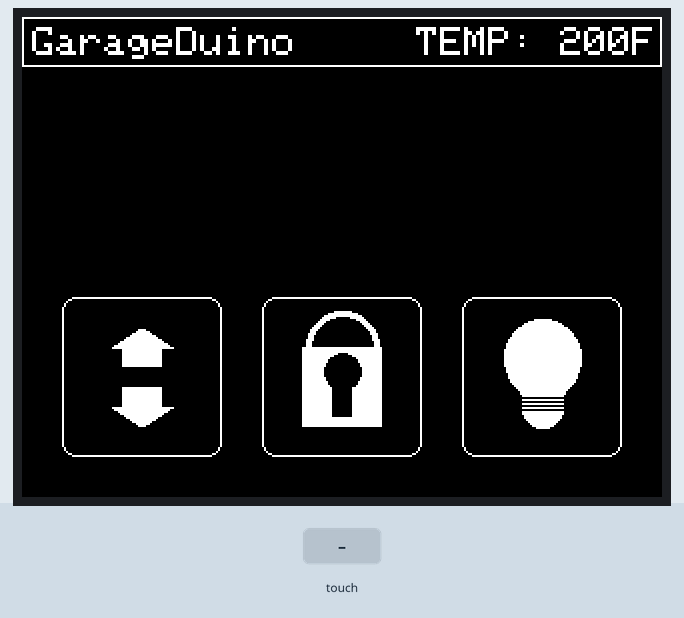
This sketch was run on a simulated Arduino Uno, built with avr-gcc and run on an emulated ATmega328P. Parts: 320×240 colour display. The inputs (shaded band) are chosen by the test bench. What the sketch prints to the serial monitor is not drawn.

Above: at 1.5 s.
1.6 s: touch panel pressed at 62 % / 10 % of its raw x / y range
At 2.0 s:
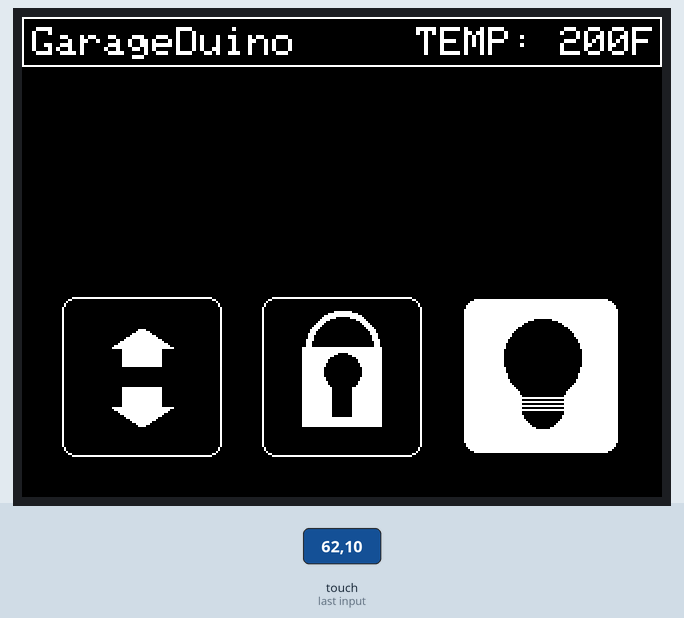
3.6 s: touch panel pressed at 62 % / 50 % of its raw x / y range
At 4.0 s:
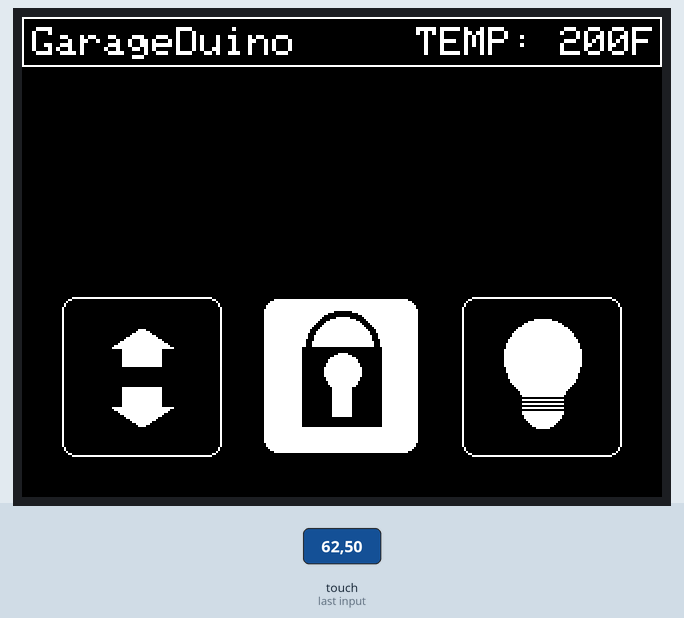
5.6 s: touch panel pressed at 62 % / 90 % of its raw x / y range
At 6.0 s:
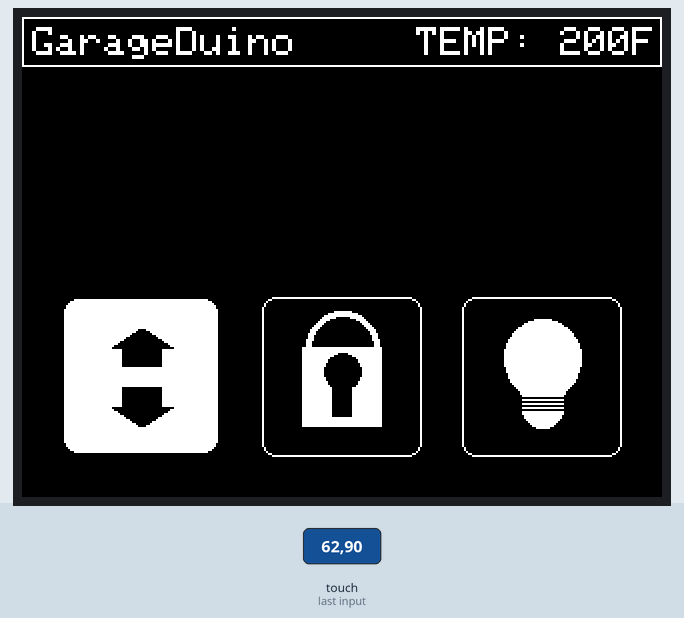
Timing chart, 0 to 6.4 s (numbered marks = the images above; inputs shaded):
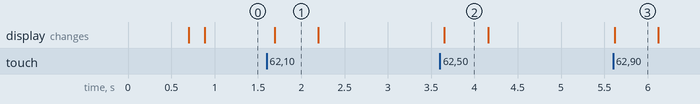

Measured:
- after the input at 1.6 s, the display: changes after 0.09 s (image 1)
- after the input at 3.6 s, the display: changes after 0.05 s (image 2)
- after the input at 5.6 s, the display: changes at once (image 3)
- what the display in image 1 shows lasts 0.5 s, from 1.7 s to 2.2 s

The sketch:

ArduinoGarageConsole.ino
```cpp
/*
Arduino Garage Console v1.0
Original Author: Ryan Bibbey (mail@ryanbibbey.com)

This is where the Arduino program's setup and main loop live
*/


#define DEBUG true
#define LOG_LEVEL 3          //1 = ERROR, 2 = DEBUG, 3 = INFO
#define RELAY_ENABLED false
#define TEMP_ENABLED false
#define USE_FAHRENHEIT true
#define LCD_ENABLED true
//#define LCD_TIMEOUT 30000
#define TOUCH_ENABLED true

#define TEMP_PIN A4
#define RELAY_PIN A5

#define STMPE_CS 8
#define TFT_DC 9
#define TFT_CS 10

const long LCD_TIMEOUT = 30000;

int loopCount = 0;
int lastTemp = 0;
long lastTouch = 0;
int lastButton = 0;			//0 = None; 1 = Left; 2 = Middle; 3 = Right;
long buttonPressed = 0;
long buttonHoldTime = 500;

void setup()
{
	if (DEBUG)
		initSerialLogger();

	logInfo("Initializing...");

	if (RELAY_ENABLED)
		pinMode(RELAY_PIN, OUTPUT);

	if (LCD_ENABLED)
	{
		pinMode(0, OUTPUT);
		initScreen();
	}

	if (TOUCH_ENABLED)
	{
		initTouch();
	}
}

void loop()
{
	logInfo("Executing main loop...");
	int currentTemp = 0;

	if (TEMP_ENABLED)
	{
		if (USE_FAHRENHEIT)
			currentTemp = GetTemperatureF();
		else
			currentTemp = GetTemperatureC();

		char message[50] = "Current temperature reading: ";
		char value[10];

		itoa(currentTemp, value, 10);
		strcat(message, value);

		logInfo(message);
		updateTemperature(currentTemp);
	}

	if (RELAY_ENABLED && loopCount % 10 == 0)
	{
		trigger(500);
		loopCount = 0;
	}

	if (LCD_ENABLED)
	{
		if (DEBUG)
		{
			if (lastTemp == 0) { lastTemp = 67; }

			currentTemp = lastTemp;

			if (currentTemp < 102)
				currentTemp++;
			else
				currentTemp = 200;
		}

		if (currentTemp != lastTemp && abs(currentTemp-lastTemp) < 99)		//Only display changes if difference between temp reads is less than a 5 degree swing
		{
			lastTemp = currentTemp;

			char message[50] = "Updating LCD temperature reading: ";
			char value[10];

			itoa(currentTemp, value, 10);
			strcat(message, value);

			logInfo(message);
			updateTemperature(currentTemp);
		}
	}

	if (TOUCH_ENABLED)
	{
		getPoint();

		int x = mapX();
		int y = mapY();
		char zReading[20];
		char zMessage[100];

		itoa(getZ(), zReading, 10);
		strcpy(zMessage, "Last Z Reading = ");
		strcat(zMessage, zReading);
		logInfo(zMessage);

		if (pressDetected() == true && lastButton == 0)
		{
			logInfo("Screen press detected...");
			lastTouch = millis();

			if (x >= 120 && x <= 200)
			{
				//touch received in range of buttons

				// if y between 20-100, then right button
				// if y between 120-200 the middle button
				// if y between 220-300 then left button
				if (y > 20 && y < 100)
				{
					buttonPressed = millis();
					lastButton = 3;
					drawRightButton(true);
					logInfo("Right button pressed...");
				}

				if (y > 120 && y < 200)
				{
					buttonPressed = millis();
					lastButton = 2;
					drawMiddleButton(true);
					logInfo("Middle button pressed...");
				}

				if (y > 220 && y < 300)
				{
					buttonPressed = millis();
					lastButton = 1;
					drawLeftButton(true);
					logInfo("Left button pressed...");
				}
			}
		}
		else
		{
			if (buttonPressed > 0 && millis() > buttonPressed + buttonHoldTime)
			{
				buttonPressed = 0;

				if (lastButton == 1) drawLeftButton(false);
				if (lastButton == 2) drawMiddleButton(false);
				if (lastButton == 3) drawRightButton(false);
				//drawButtons(false);

				lastButton = 0;
			}
		}

		char touchString[50];
		char value[20];
		strcpy(touchString, "Last Touch = ");
		ltoa(lastTouch, value, 10);
		strcat(touchString, value);
		logInfo(touchString);

		//if (lastTouch > 0 && millis() > LCD_TIMEOUT)
		//{
		//	logInfo("Requesting standby...");
		//	setStandby(true);
		//}
		//else
		//	setStandby(false);
	}

	loopCount++;
	//delay(100);
}
```

RelayControl.ino
```cpp
/*
Arduino Garage Console v1.0
Original Author: Ryan Bibbey (mail@ryanbibbey.com)

Relay Control Functions
*/


void trigger(int period)
{
	if (RELAY_ENABLED)
	{
		logInfo("Relay trigger requested...");
		digitalWrite(RELAY_PIN, HIGH);
		delay(period);
		digitalWrite(RELAY_PIN, LOW);

		logInfo("Relay triggered...");
	}
}
```

SerialLogger.ino
```cpp
/*
Arduino Garage Console v1.0
Original Author: Ryan Bibbey (mail@ryanbibbey.com)

Serial Logger Helper Functions
*/

#include "MemoryFree\MemoryFree.h"

void initSerialLogger()
{
	Serial.begin(115200);
}

void logError(String message)
{
	if (DEBUG && LOG_LEVEL >= 1)
	{
		Serial.print("ERROR: ");
		Serial.println(message);
	}
}

void logError(const char message[], int value)
{
	char touchString[50];
	char valueString[20];

	strcpy(touchString, message);
	itoa(lastTouch, valueString, 10);
	strcat(touchString, valueString);
	logInfo(touchString);
}

void logDebug(String message)
{
	if (DEBUG && LOG_LEVEL >= 2)
	{
		Serial.print("DEBUG: ");
		Serial.println(message);
		Serial.print("DEBUG: ");
		Serial.print("Free Memory = ");
		Serial.println(freeMemory());
	}
}

void logInfo(String message)
{
	if (DEBUG && LOG_LEVEL >= 3)
	{
		Serial.print("INFO: ");
		Serial.println(message);
	}
}
```

TempSensor.ino
```cpp
/*
Arduino Garage Console v1.0
Original Author: Ryan Bibbey (mail@ryanbibbey.com)

Temperature Sensor Functions
*/

const float magicVoltageValue = 0.004882814;  //Used to turn an analogRead value to actual voltage
const int deltaMax = 5;                        //Used to filter out variations in readings greater than this value

int lastTempValueC = 0;
int lastTempValueF = 0;

void GetLatestReading()
{
	if (TEMP_ENABLED)
	{
		logInfo("Requesting temperature from analog sensor...");

		int readValue = analogRead(TEMP_PIN);
		float voltage = readValue * magicVoltageValue;
		int tempC = (voltage - 0.5) * 100.0;
		int tempF = tempC * (9.0/5.0) + 32;

		if (lastTempValueC == 0 || abs(lastTempValueC - tempC) < deltaMax)
			lastTempValueC = tempC;

		if (lastTempValueF == 0 || abs(lastTempValueF - tempF) < deltaMax)
			lastTempValueF = tempF;

		logInfo("Temperature readings updated...");
	}
}

int GetTemperatureF()
{
	GetLatestReading();
	return lastTempValueF;
}

int GetTemperatureC()
{
	GetLatestReading();
	return lastTempValueC;
}
```

TouchScreen.ino
```cpp
/*
Arduino Garage Console v1.0
Original Author: Ryan Bibbey (mail@ryanbibbey.com)

Touch Screen Functions
*/

#include "Adafruit_STMPE610\Adafruit_STMPE610.h"

#if defined(__AVR_ATmega1280__) || defined(__AVR_ATmega2560__) // mega
#define YP A2   // must be an analog pin, use "An" notation!
#define XM A1   // must be an analog pin, use "An" notation!
#define YM 54   // can be a digital pin, this is A0
#define XP 57   // can be a digital pin, this is A3

#elif defined(__AVR_ATmega32U4__) // leonardo
#define YP A2   // must be an analog pin, use "An" notation!
#define XM A1   // must be an analog pin, use "An" notation!
#define YM 18   // can be a digital pin, this is A0
#define XP 21   // can be a digital pin, this is A3

#else //168, 328, something else
#define YP A2   // must be an analog pin, use "An" notation!
#define XM A1   // must be an analog pin, use "An" notation!
#define YM 14   // can be a digital pin, this is A0
#define XP 17   // can be a digital pin, this is A3

#endif

//Measured ADC values for (0,0) and (210-1,320-1)
//TS_MINX corresponds to ADC value when X = 0
//TS_MINY corresponds to ADC value when Y = 0
//TS_MAXX corresponds to ADC value when X = 240 -1
//TS_MAXY corresponds to ADC value when Y = 320 -1

#define TS_MINX 150
#define TS_MAXX 3800
#define TS_MINY 130
#define TS_MAXY 4000

Adafruit_STMPE610 tch = Adafruit_STMPE610(STMPE_CS);
//TouchScreen tch = TouchScreen(XP, YP, XM, YM, 360);
TS_Point point;
long pointTime;

void initTouch()
{
	if (!tch.begin())
		logInfo("Error initializing the touch screen!");
}

void getPoint()
{
	point = tch.getPoint();
	pointTime = millis();
}

bool pressDetected()
{
	return !tch.bufferEmpty();
}

int getZ()
{
	return point.z;
}

int mapX()
{
	return map(point.x, TS_MINX, TS_MAXX, 0, 240);
}

int mapY()
{
	return map(point.y, TS_MINY, TS_MAXY, 0, 320);
}
```

UserInterface.ino
```cpp
/*
Arduino Garage Console v1.0
Original Author: Ryan Bibbey (mail@ryanbibbey.com)

User Interface Functions

NOTE: This module previously used the standard TFT library and was designed to use a SeedStudio TFT screen
*/

//#include <stdint.h>
//#include <TFT.h>

#include "SPI\SPI.h"
#include "Wire\Wire.h"
#include "Adafruit-GFX\Adafruit_GFX.h"
#include "Adafruit_ILI9341\Adafruit_ILI9341.h"

#define THEME_STANDARD
//#define THEME_INVERSE

#ifdef THEME_STANDARD
#define FG_COLOR 0xFFFF
#define BG_COLOR 0x0000
#endif

#ifdef THEME_INVERSE
#define FG_COLOR 0x0000
#define BG_COLOR 0xFFFF
#endif

int fgColor = FG_COLOR;
int bgColor = BG_COLOR;

bool inStandBy = false;

Adafruit_ILI9341 tft = Adafruit_ILI9341(TFT_CS, TFT_DC);

void initScreen()
{
	//Tft.init();
	tft.begin();

	//Tft.setDisplayDirect(DOWN2UP);
	tft.setRotation(3);
	tft.setTextColor(fgColor);
	tft.setTextSize(2);
	drawUIEx();
}

void setStandby(bool standby)
{
	if (standby && standby != inStandBy)
	{
		logInfo("Sending LCD standby command...");

		tft.writecommand(0x0007);
		tft.writedata(0x0131);

		//Tft.sendData(0x0131);
	}

	if (!standby && standby != inStandBy)
	{
		logInfo("Attempting to exit standby mode...");
		tft.writecommand(0x0007);
		tft.writedata(0x0131);

		//Tft.sendData(0x0133);
	}

	inStandBy = standby;
}

void drawUIEx()
{
	logInfo("Starting drawUIEx()...");
	tft.fillScreen(bgColor);
	//tft.fillRectangle(0,320,240,320,bgColor);

	drawButtons(false);
	updateTitle("GarageDuino");
	updateTemperature(0);

	logInfo("Leaving drawUIEx()...");
}

void updateTitle(char title[])
{
	logInfo("Updating user interface title...");
	tft.drawRect(0,0,320,25,fgColor);
	tft.setCursor(5, 5);

	tft.print(title);

	//Tft.fillRectangle(10,290,40,270,bgColor);
	//Tft.drawString(title,20,290,3,fgColor);
}

void updateTemperature(int temp)
{
	logInfo("Updating user interface temperature...");
	char buffer[20];
	char value[10];

	itoa(temp, value, 10);
	strcpy(buffer, "TEMP: ");

	if (temp > 0)
		strcat(buffer, value);
	else
		strcat(buffer, "---");

	if (USE_FAHRENHEIT)
		strcat(buffer, "F");
	else
		strcat(buffer, "C");

	//if (temp == 0)
	//{
		//Tft.drawString("TEMP: ",80,300,4,fgColor);
		//tft.setCursor(210, 5);
		//tft.print("TEMP: 000");
	//}

	//Tft.fillRectangle(70,150,40,140,bgColor);
	//Tft.drawString(buffer,80,130,4,fgColor);

	tft.setCursor(197, 5);
	tft.fillRect(256,5,59,14,bgColor);
	tft.print(buffer);
}

void drawButtons(boolean invert)
{
	logInfo("Drawing buttons...");
	drawLeftButton(invert);
	drawMiddleButton(invert);
	drawRightButton(invert);
}

void drawLeftButton(boolean invert)
{
	int c1 = FG_COLOR;
	int c2 = BG_COLOR;

	if (invert)
	{
		c1 = BG_COLOR;
		c2 = FG_COLOR;
	}

	//Left Button (Up/Down Arrow)
	//Tft.drawRectangle(140,220,80,80,c1);
	//Tft.fillRectangle(141,299,79,79,c2);

	//Tft.fillRectangle(165,270,10,20,c1);
	//Tft.fillRectangle(185,270,10,20,c1);

	tft.drawRoundRect(20,140,80,80,7,c1);
	tft.fillRoundRect(21,141,77,77,7,c2);

	tft.fillRect(50,165,20,10,c1);
	tft.fillRect(50,185,20,10,c1);

	for (int i = 0; i < 10; i++)
	{
		//bottom arrow
		tft.drawLine(45+(i*1.5),165-i,75-(i*1.5),165-i, c1);
		tft.drawLine(45+(i*1.5),195+i,75-(i*1.5),195+i, c1);
		//Tft.drawLine(165-i, 246+(i*1.5), 165-i, 276-(i*1.5),c1);
		//Tft.drawLine(195+i, 246+(i*1.5), 195+i, 276-(i*1.5),c1);
	}
}

void drawMiddleButton(boolean invert)
{
	int c1 = FG_COLOR;
	int c2 = BG_COLOR;

	if (invert)
	{
		c1 = BG_COLOR;
		c2 = FG_COLOR;
	}

	//Middle Button (Lock)
	//Tft.drawRectangle(140,120,80,80,c1);
	//Tft.fillRectangle(141,199,79,79,c2);
	//Tft.fillRectangle(165,180,40,40,c1);
	//Tft.fillRectangle(165,177,5,34,c2);
	//Tft.drawCircle(170,160,19,c1);
	//Tft.drawCircle(170,161,19,c1);
	//Tft.drawCircle(170,160,18,c1);
	//Tft.drawCircle(170,161,18,c1);
	//Tft.drawCircle(170,160,17,c1);
	//Tft.drawCircle(170,161,17,c1);

	//Tft.fillCircle(180, 161, 5, c2);
	//Tft.fillRectangle(185,162,8,4,c2);

	//Button Outline
	tft.drawRoundRect(120,140,80,80,7,c1);
	tft.fillRoundRect(121,141,77,77,7,c2);

	//Lock Symbol
	tft.fillCircle(160,165,18, c1);
	tft.fillCircle(160,166,18, c1);
	tft.fillCircle(160,165,17, c1);
	tft.fillCircle(160,166,17, c1);
	tft.fillCircle(160,165,16, c1);
	tft.fillCircle(160,166,16, c1);
	tft.fillCircle(160,165,15, c2);

	tft.fillRect(140,165,40,40,c1);
	tft.fillRect(155,170,10,30,c2);
	tft.fillCircle(160,177,9, c2);
}

void drawRightButton(boolean invert)
{
	int c1 = FG_COLOR;
	int c2 = BG_COLOR;

	if (invert)
	{
		c1 = BG_COLOR;
		c2 = FG_COLOR;
	}
	//Right button (Light Bulb)
/*	Tft.drawRectangle(140,20,80,80,c1);
	Tft.fillRectangle(141,99,79,79,c2);
	Tft.fillCircle(170, 61, 19, c1);

	Tft.fillCircle(171, 61, 19, c1);
	Tft.fillCircle(172, 61, 18, c1);
	Tft.fillCircle(173, 61, 18, c1);
	Tft.fillCircle(174, 61, 17, c1);
	Tft.fillCircle(175, 61, 16, c1);
	Tft.fillCircle(176, 61, 15, c1);
	Tft.fillCircle(177, 61, 14, c1);
	Tft.fillCircle(178, 61, 13, c1);
	Tft.fillCircle(179, 61, 13, c1);
	Tft.fillCircle(180, 61, 12, c1);
	Tft.fillCircle(181, 61, 12, c1);
	Tft.fillCircle(182, 61, 12, c1);
	Tft.fillCircle(183, 61, 11, c1);
	Tft.fillCircle(184, 61, 11, c1);
	Tft.fillCircle(185, 61, 11, c1);
	Tft.fillCircle(186, 61, 10, c1);
	Tft.fillCircle(187, 61, 10, c1);
	Tft.fillCircle(188, 61, 10, c1);
	Tft.fillCircle(189, 61, 10, c1);
	Tft.fillCircle(190, 61, 10, c1);
	Tft.fillCircle(191, 61, 10, c1);
	Tft.fillCircle(192, 61, 10, c1);
	Tft.fillCircle(193, 61, 10, c1);
	Tft.fillCircle(194, 61, 10, c1);
	Tft.fillCircle(195, 61, 10, c1);

	Tft.drawLine(190,81,192,40,c2);
	Tft.drawLine(194,81,196,40,c2);
	Tft.drawLine(198,81,200,40,c2);  */

	//Button Outline
	tft.drawRoundRect(220,140,80,80,7,c1);
	tft.fillRoundRect(221,141,77,77,7,c2);

	tft.fillCircle(260, 170, 19, c1);
	tft.fillCircle(260, 172, 18, c1);
	tft.fillCircle(260, 173, 18, c1);
	tft.fillCircle(260, 174, 17, c1);
	tft.fillCircle(260, 175, 16, c1);
	tft.fillCircle(260, 176, 15, c1);
	tft.fillCircle(260, 177, 14, c1);
	tft.fillCircle(260, 178, 13, c1);
	tft.fillCircle(260, 179, 13, c1);
	tft.fillCircle(260, 180, 12, c1);
	tft.fillCircle(260, 181, 12, c1);
	tft.fillCircle(260, 182, 12, c1);
	tft.fillCircle(260, 183, 11, c1);
	tft.fillCircle(260, 184, 11, c1);
	tft.fillCircle(260, 185, 11, c1);
	tft.fillCircle(260, 186, 10, c1);
	tft.fillCircle(260, 187, 10, c1);
	tft.fillCircle(260, 188, 10, c1);
	tft.fillCircle(260, 189, 10, c1);
	tft.fillCircle(260, 190, 10, c1);
	tft.fillCircle(260, 191, 10, c1);
	tft.fillCircle(260, 192, 10, c1);
	tft.fillCircle(260, 193, 10, c1);
	tft.fillCircle(260, 194, 10, c1);
	tft.fillCircle(260, 195, 10, c1);

	tft.drawLine(250, 190, 270, 190, c2);
	tft.drawLine(250, 192, 270, 192, c2);
	tft.drawLine(250, 194, 270, 194, c2);
	tft.drawLine(250, 196, 270, 196, c2);
}
```
